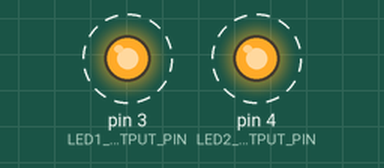
Bench run of a sketch on a simulated Arduino Uno, built with avr-gcc and run on an emulated ATmega328P. Parts: output pins drawn as LEDs (lit = HIGH). Dashed ring = blinking.

Above: at 0.5 s.
Timing chart, 0 to 4.6 s (numbered marks = the images above):
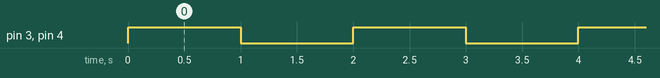

The sketch:

Blink2.ino
```cpp
/*
 * Demonstrates two configurations of activating LEDs. One where the LED
 * anode (long leg) is pointed towards an output pin (in this case, Pin 3).
 * In this configuration, driving Pin 3 HIGH will turn on the LED.
 * And the second where the LED anode is connected to 5V and the cathode
 * is connected towards Pin 4. In this configuration, driving Pin 4 HIGH
 * will turn off the LED. See lecture slides for details.
 *
 * By Jon Froehlich
 * http://makeabilitylab.io
 *
 */

const int LED1_OUTPUT_PIN = 3; // Anode faces Pin 3 (cathode connected to 0V)
const int LED2_OUTPUT_PIN = 4; // Cathode faces Pin 4 (anode connected to 5V)

// The setup function runs once when you press reset or power the board
void setup() {
  // Because pins 0 - 13 can either be input or output, we must specify
  // how we're using the pin by using pinMode. In this case, we want to
  // control LEDs, so set both pins to OUTPUT
  pinMode(LED1_OUTPUT_PIN, OUTPUT);
  pinMode(LED2_OUTPUT_PIN, OUTPUT);
}

// The loop function runs over and over again forever
void loop() {
  // Below, you're going to see that driving Pin 3 HIGH will turn on LED1
  // but driving Pin 4 HIGH will actually turn *off* LED2
  digitalWrite(LED1_OUTPUT_PIN, HIGH);  // turns ON LED1 (Pin 3 is now 5V and other leg of LED is 0V)
  digitalWrite(LED2_OUTPUT_PIN, HIGH);  // turns OFF LED2 (Pin 4 is now 5V and other leg of LED is 5V)
  delay(1000);                          // delay is in milliseconds; so wait one second

  digitalWrite(LED1_OUTPUT_PIN, LOW);   // turns OFF LED1 (Pin 3 is now 0V and other leg of LED is 0V)
  digitalWrite(LED2_OUTPUT_PIN, LOW);   // turns ON LED2 (Pin 4 is now 0V and other leg of LED is 5V)
  delay(1000);                          // wait for a second
}
```

Measured:
- by itself, pin 3 (LED1_OUTPUT_PIN), pin 4 (LED2_OUTPUT_PIN): alternates HIGH for 1.0 s and LOW for 1.0 s
